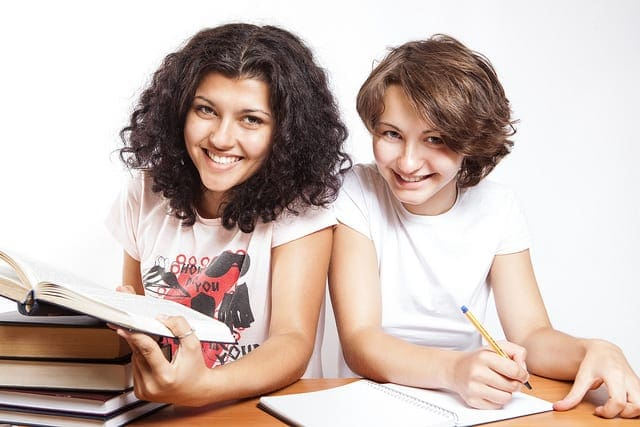
#> input picture 2026-T1/ISY/modules/module_08_computer-vision/test1.jpg, 640 x 427 px
$ jupyter execute --allow-errors opencv.ipynb
#> lines starting #> are read from the running program, lines starting #| are printed output that depends on the picture; after the words box and inside, x2 and y2 are one past the last pixel; in counts of white or black regions, pixels touching at a corner belong together
# Open CV walkthrough

[cell 1]
import cv2
from cv2 import CascadeClassifier, imread

[cell 2]
# cv2.data.haarcascades points to OpenCV's bundled XML files — no manual download needed
xml_path = cv2.data.haarcascades + 'haarcascade_frontalface_default.xml'
classifier = CascadeClassifier(xml_path)

# test1.jpg lives in the same folder as this notebook
pixels = imread('test1.jpg')
#> pixels is the input picture: shape (427, 640, 3); mean B, G, R 179.7, 186.7, 203.8
print(pixels)
#> (printed output is left out)

# perform face detection
bboxes = classifier.detectMultiScale(pixels)
#> bboxes = [[173, 74, 108, 108], [363, 104, 97, 97]]

# print bounding box for each detected face
for box in bboxes:
    print(box)
#> this loop made 2 passes
#| [173  74 108 108]
#| [363 104  97  97]

# MTCNN wallkthrough

[cell 3]
from facenet_pytorch import MTCNN
from PIL import Image

# facenet-pytorch MTCNN expects a PIL image
img = Image.open('test1.jpg')

#> (the rest of this cell did not finish here and is left out)

---

# Activity 1 — Sky Pixel Detection

**Goal:** load a landscape photo, find all sky-coloured pixels (blue tones + white clouds), highlight them, and report what percentage of the image is sky.

**Plan — 5 steps:**
1. Load the image and understand its structure (pixels as numbers)
2. Understand why we switch from BGR to HSV colour space
3. Convert to HSV and inspect pixel values
4. Define colour ranges for sky, build a mask, count the pixels
5. Colour the sky bright green and visualise the result

## Step 1 — Load the image and understand its structure

An image is nothing more than a **3D NumPy array** with shape `(height, width, 3)`.

Think of it as a grid of rows and columns, and at each position there is a pixel. Each pixel stores **three numbers** — one per colour channel. OpenCV uses **BGR order** (not the RGB you might expect):

```
img[row, col]  →  [Blue, Green, Red]   each value: 0 (none) … 255 (full intensity)
```

So `img[0, 0]` gives you the top-left pixel.
`img[100, 200]` gives you the pixel 100 rows down and 200 columns across.

> **Before running this cell:** save any outdoor landscape photo (with a clear sky) as **`scene.jpg`** in this folder (`module_08_computer-vision/`).

[cell 4]
import cv2
import numpy as np
import matplotlib.pyplot as plt

# Load the image — cv2.imread returns a (height, width, 3) NumPy array in BGR format
img_bgr = cv2.imread('scene.jpg')
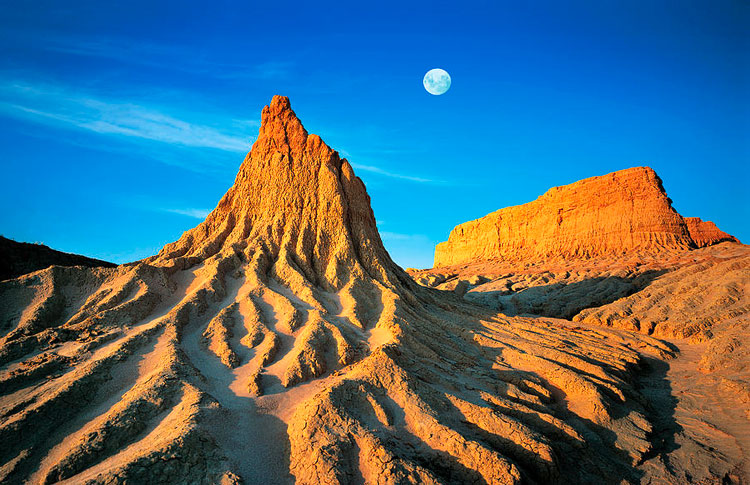
#> input picture 2026-T1/ISY/modules/module_08_computer-vision/scene.jpg, 750 x 485 px
#> img_bgr is the input picture: shape (485, 750, 3); mean B, G, R 122, 108, 75.7

if img_bgr is None:
    raise FileNotFoundError(
        "scene.jpg not found. Save any outdoor landscape photo as 'scene.jpg' "
        "in the same folder as this notebook, then re-run."
    )

height, width, channels = img_bgr.shape
#> height = 485; width = 750; channels = 3
print(f'Image size  : {width} × {height} pixels')
#| Image size  : 750 × 485 pixels
print(f'Channels    : {channels}  (index 0=Blue, 1=Green, 2=Red  — OpenCV uses BGR, not RGB)')
#| Channels    : 3  (index 0=Blue, 1=Green, 2=Red  — OpenCV uses BGR, not RGB)
print(f'Total pixels: {height * width:,}')
#| Total pixels: 363,750
print()

# Inspect one pixel — row 0, column 0 (top-left corner)
pixel = img_bgr[0, 0]
#> pixel = [147, 73, 1]
print(f'Top-left pixel → B={pixel[0]}, G={pixel[1]}, R={pixel[2]}')
#| Top-left pixel → B=147, G=73, R=1

# Show the image — matplotlib expects RGB, so flip channels just for display
plt.figure(figsize=(8, 5))
plt.imshow(cv2.cvtColor(img_bgr, cv2.COLOR_BGR2RGB))
plt.title('Original image  (displayed in RGB)')
plt.axis('off')
plt.show()

## Step 2 — Why switch from BGR to HSV?

You might think: *"sky is blue, just find pixels where B is high."*
The problem is that **lighting changes everything**:

- A bright white cloud → `B=255, G=255, R=255` (all channels equal — looks white, not blue)
- A dim evening sky → `B=80, G=60, R=50` (low blue, no obvious rule)

**HSV** separates colour from brightness, making thresholding far more robust:

| Channel | Meaning | OpenCV range |
|---|---|---|
| **H**ue | The pure colour (which colour on the rainbow) | 0–179 |
| **S**aturation | How vivid vs grey (0 = grey, 255 = vivid) | 0–255 |
| **V**alue | Brightness (0 = black, 255 = bright) | 0–255 |

- **Blue sky** → H ≈ 90–130, moderate-high S, moderate-high V
- **White clouds** → any H, very low S (near-grey), high V

This lets us write two simple rules that work regardless of lighting.

[cell 5]
# Convert from BGR to HSV
img_hsv = cv2.cvtColor(img_bgr, cv2.COLOR_BGR2HSV)
#> img_hsv: shape (485, 750, 3); mean H, S, V 66.1, 187.3, 168.6

# Compare the SAME pixel in both colour spaces
row, col = 10, 10   # try a pixel you know is in the sky area
bgr_px = img_bgr[row, col]
#> bgr_px = [148, 76, 0]
hsv_px = img_hsv[row, col]
#> hsv_px = [105, 255, 148]

print(f'Pixel [{row},{col}] in BGR → B={bgr_px[0]:3d}, G={bgr_px[1]:3d}, R={bgr_px[2]:3d}')
#| Pixel [10,10] in BGR → B=148, G= 76, R=  0
print(f'Pixel [{row},{col}] in HSV → H={hsv_px[0]:3d}, S={hsv_px[1]:3d}, V={hsv_px[2]:3d}')
#| Pixel [10,10] in HSV → H=105, S=255, V=148
print()
print('Tip: change row/col to sample a sky pixel and a non-sky pixel')
print('     then observe how H, S, V differ between them.')

## Step 3 — Define the sky colour ranges and build the mask

Sky has **two distinct appearances** we need to catch separately:

| Sky type | Hue (H) | Saturation (S) | Value (V) |
|---|---|---|---|
| **Clear blue sky** | 90–130 (blue-cyan zone) | 50–255 (vivid) | 50–255 (not too dark) |
| **White clouds / hazy sky** | 0–179 (any — it's grey/white) | 0–40 (near-grey) | 200–255 (bright) |

`cv2.inRange(hsv_image, lower, upper)` returns a **binary mask**:
- **255 (white)** → pixel is inside the range → it IS sky
- **0 (black)** → pixel is outside the range → it is NOT sky

We then combine both masks with `cv2.bitwise_or()` — a pixel qualifies as sky if it matches **either** range.

[cell 6]
# --- Blue sky range (clear, vivid blue) ---
lower_blue = np.array([90,  50,  50])    # H, S, V  lower bounds
upper_blue = np.array([130, 255, 255])   # H, S, V  upper bounds
mask_blue  = cv2.inRange(img_hsv, lower_blue, upper_blue)
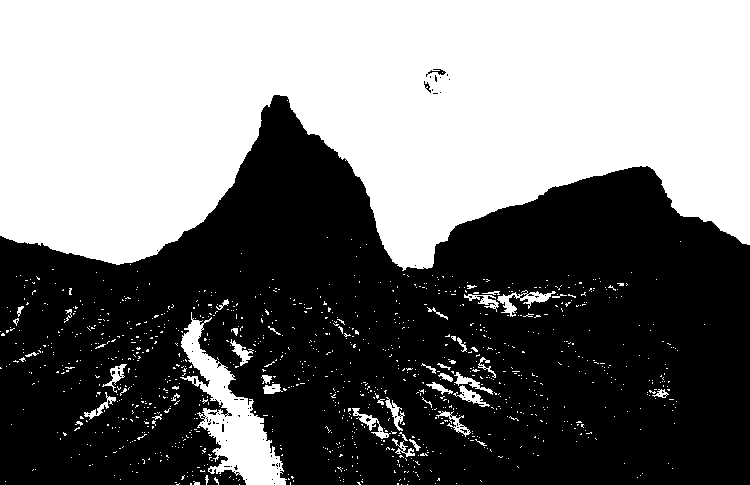
#> mask_blue: shape (485, 750); 46.6% white; 1077 white regions (1034 under 20 px), largest, box (x1, y1, x2, y2) and area: (0, 0, 750, 271) 156413, (180, 312, 287, 485) 6230, (497, 290, 556, 317) 487

# --- White / hazy sky range (clouds, pale sky) ---
# Any hue (0-179), near-zero saturation, high brightness
lower_white = np.array([0,   0,  200])
upper_white = np.array([179, 40, 255])
mask_white  = cv2.inRange(img_hsv, lower_white, upper_white)
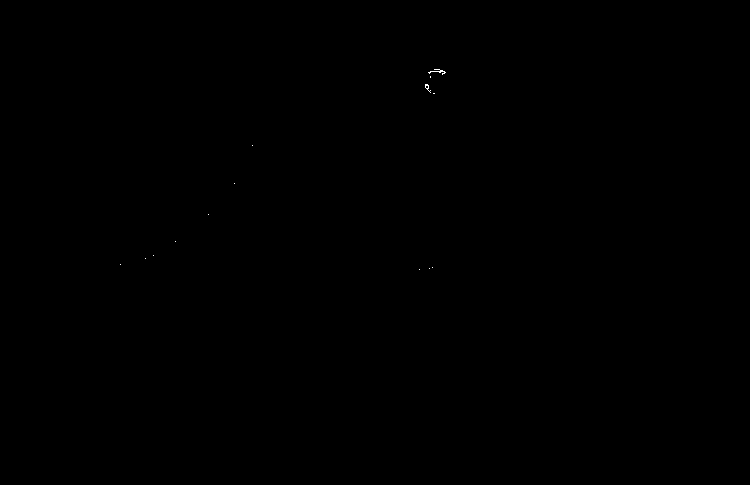
#> mask_white: shape (485, 750); 0.02% white in thin lines or dots, all inside (x1, y1, x2, y2) = (120, 69, 446, 270)

# Combine: a pixel is "sky" if it matches EITHER range
sky_mask = cv2.bitwise_or(mask_blue, mask_white)
#> sky_mask: shape (485, 750); 46.6% white; 1076 white regions (1033 under 20 px), largest, box (x1, y1, x2, y2) and area: (0, 0, 750, 271) 156483, (180, 312, 287, 485) 6230, (497, 290, 556, 317) 487

# Visualise all three masks side by side
fig, axes = plt.subplots(1, 3, figsize=(15, 4))
axes[0].imshow(mask_blue,  cmap='gray'); axes[0].set_title('Blue sky mask');  axes[0].axis('off')
axes[1].imshow(mask_white, cmap='gray'); axes[1].set_title('White sky mask'); axes[1].axis('off')
axes[2].imshow(sky_mask,   cmap='gray'); axes[2].set_title('Combined mask');  axes[2].axis('off')
plt.tight_layout()
plt.show()
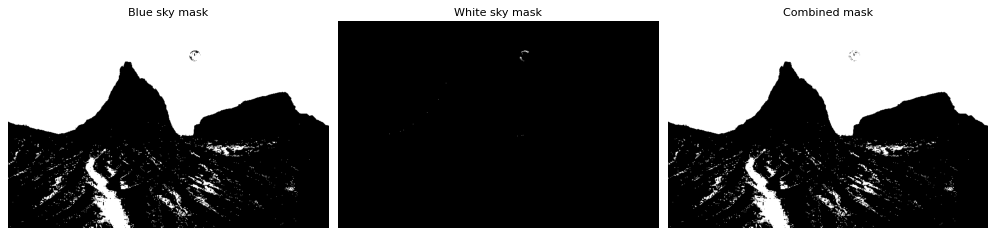
#> figure drawn by matplotlib, 3 panels
print('White pixels = sky  |  Black pixels = not sky')

## Step 4 — Count the sky pixels

`cv2.countNonZero(mask)` counts every pixel in the mask that equals `255` — those are our sky pixels.

Dividing by total pixels × 100 gives the percentage of the image that is sky.

```
sky %  =  (sky pixels / total pixels)  ×  100
```

[cell 7]
total_pixels = height * width
#> total_pixels = 363750
sky_pixels   = cv2.countNonZero(sky_mask)  # counts pixels where mask == 255
#> sky_pixels = 169465
not_sky      = total_pixels - sky_pixels
#> not_sky = 194285
pct_sky      = sky_pixels / total_pixels * 100
#> pct_sky = 46.59

print(f'Total pixels  : {total_pixels:>10,}')
#| Total pixels  :    363,750
print(f'Sky pixels    : {sky_pixels:>10,}  ({pct_sky:.1f}%)')
#| Sky pixels    :    169,465  (46.6%)
print(f'Non-sky pixels: {not_sky:>10,}  ({100 - pct_sky:.1f}%)')
#| Non-sky pixels:    194,285  (53.4%)

## Step 5 — Colour the sky and visualise

Now we'll apply the mask back onto the original image to **highlight** where sky was detected.

We'll paint those pixels bright **green** — an unmistakable colour that won't appear naturally in a sky photo, so you can instantly see what the algorithm found.

Two key operations:
- `img_bgr.copy()` — duplicates the array so we never destroy the original
- `result[sky_mask == 255] = [0, 255, 0]` — NumPy boolean indexing: select every pixel where the mask is white (255 = sky), set its BGR value to green

[cell 8]
# Create a copy so we don't overwrite the original
result = img_bgr.copy()

# Paint all sky pixels bright green [B=0, G=255, R=0] in BGR
# img[mask == 255] uses NumPy boolean indexing:
# it selects ONLY the pixels where the mask is 255 (sky) and recolours them
result[sky_mask == 255] = [0, 255, 0]
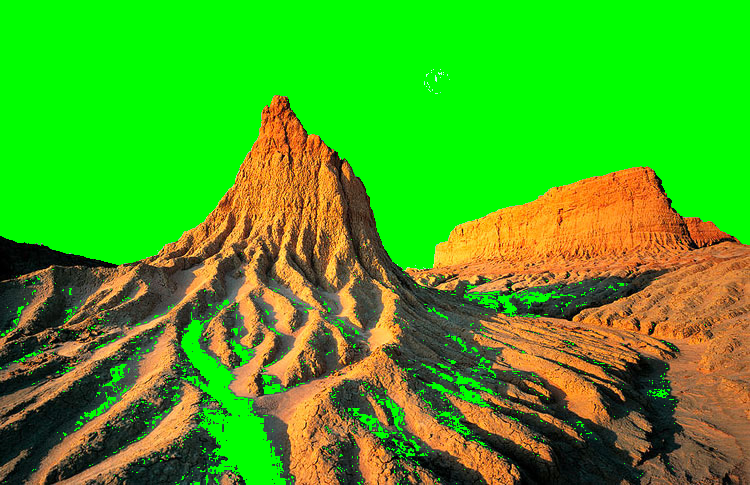
#> result: shape (485, 750, 3); mean B, G, R 27, 168.7, 71.9

# Display original | mask | result side by side
fig, axes = plt.subplots(1, 3, figsize=(18, 5))

axes[0].imshow(cv2.cvtColor(img_bgr, cv2.COLOR_BGR2RGB))
axes[0].set_title('Original')
axes[0].axis('off')

axes[1].imshow(sky_mask, cmap='gray')
axes[1].set_title(f'Sky mask  ({pct_sky:.1f}% of image)')
axes[1].axis('off')

axes[2].imshow(cv2.cvtColor(result, cv2.COLOR_BGR2RGB))
axes[2].set_title('Sky pixels → green')
axes[2].axis('off')

plt.suptitle(
    f'Sky detection — {sky_pixels:,} sky pixels out of {total_pixels:,} ({pct_sky:.1f}%)',
    fontsize=12, fontweight='bold'
)
plt.tight_layout()
plt.show()
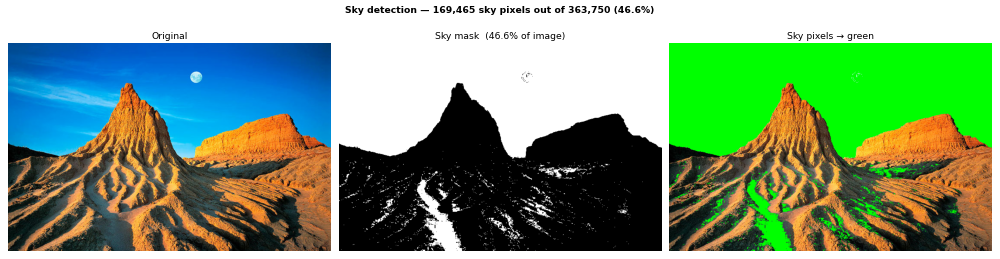
#> figure drawn by matplotlib, 3 panels
